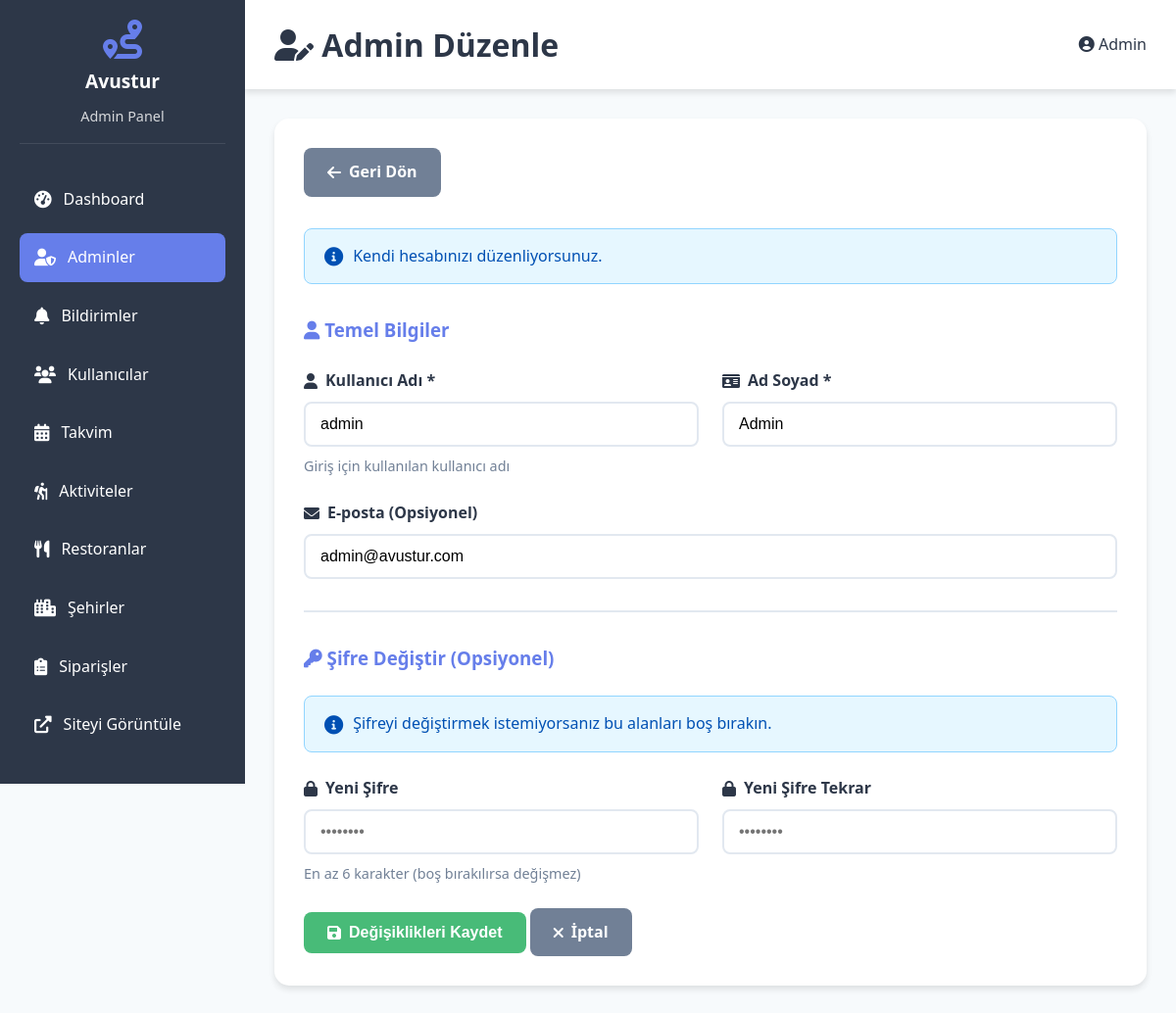
/admin/admin_duzenle.php?id=1 (signed in), run on the app's committed database.
### tables this page shows
CREATE TABLE adminler (
    id INT AUTO_INCREMENT PRIMARY KEY,
    kullanici_adi VARCHAR(50) UNIQUE NOT NULL,
    sifre VARCHAR(255) NOT NULL,
    ad_soyad VARCHAR(100) NOT NULL,
    email VARCHAR(100),
    kayit_tarihi TIMESTAMP DEFAULT CURRENT_TIMESTAMP,
    olusturma_tarihi DATETIME DEFAULT CURRENT_TIMESTAMP
);

### admin/admin_duzenle.php (the view, shortened to what this page needs)
<?php
require_once '../config.php';
$admin_id = (int)$_GET['id'];
$stmt = $db->prepare("SELECT * FROM adminler WHERE id = ?");
$stmt->execute([$admin_id]);
$admin = $stmt->fetch();
?>
<!DOCTYPE html>
<html lang="tr">
<head>
    <link rel="stylesheet" href="../assets/css/style.css">
    <link rel="stylesheet" href="https://cdnjs.cloudflare.com/ajax/libs/font-awesome/6.0.0/css/all.min.css">
</head>
<body class="admin-body">
    <?php include 'includes/sidebar.php'; ?>
    <div class="admin-content">
        <div class="admin-header">
            <h1>
                <i class="fas fa-user-edit"></i>
                Admin Düzenle
            </h1>
            <div class="admin-user">
                <i class="fas fa-user-circle"></i>
                <span><?php echo htmlspecialchars($_SESSION['admin_name']); ?></span>
            </div>
        </div>
        <div class="admin-card">
            <div style="margin-bottom: 2rem;">
                <a href="adminler.php" class="btn btn-secondary">
                    <i class="fas fa-arrow-left"></i>
                    Geri Dön
                </a>
            </div>
            <?php if ($admin_id == $_SESSION['admin_id']): ?>
                <div class="alert alert-info" style="margin-bottom: 2rem;">
                    <i class="fas fa-info-circle"></i>
                    Kendi hesabınızı düzenliyorsunuz.
                </div>
            <?php endif; ?>
            <form method="POST" class="form">
                <h3 style="margin-bottom: 1.5rem; color: var(--primary-color);">
                    <i class="fas fa-user"></i>
                    Temel Bilgiler
                </h3>
                <div class="form-grid">
                    <div class="form-group">
                        <label for="kullanici_adi">
                            <i class="fas fa-user"></i>
                            Kullanıcı Adı *
                        </label>
                        <input type="text"
                               id="kullanici_adi"
                               name="kullanici_adi"
                               value="<?php echo htmlspecialchars($admin['kullanici_adi']); ?>"
                               required
                               minlength="3">
                        <small>Giriş için kullanılan kullanıcı adı</small>
                    </div>
                    <div class="form-group">
                        <label for="ad_soyad">
                            <i class="fas fa-id-card"></i>
                            Ad Soyad *
                        </label>
                        <input type="text"
                               id="ad_soyad"
                               name="ad_soyad"
                               value="<?php echo htmlspecialchars($admin['ad_soyad']); ?>"
                               required>
                    </div>
                </div>
                <div class="form-group">
                    <label for="email">
                        <i class="fas fa-envelope"></i>
                        E-posta (Opsiyonel)
                    </label>
                    <input type="email"
                           id="email"
                           name="email"
                           value="<?php echo htmlspecialchars($admin['email'] ?? ''); ?>">
                </div>
                <hr style="margin: 2rem 0; border: none; border-top: 2px solid var(--border-color);">
                <h3 style="margin-bottom: 1.5rem; color: var(--primary-color);">
                    <i class="fas fa-key"></i>
                    Şifre Değiştir (Opsiyonel)
                </h3>
                <div class="alert alert-info" style="margin-bottom: 1.5rem;">
                    <i class="fas fa-info-circle"></i>
                    Şifreyi değiştirmek istemiyorsanız bu alanları boş bırakın.
                </div>
                <div class="form-grid">
                    <div class="form-group">
                        <label for="yeni_sifre">
                            <i class="fas fa-lock"></i>
                            Yeni Şifre
                        </label>
                        <input type="password"
                               id="yeni_sifre"
                               name="yeni_sifre"
                               minlength="6"
                               placeholder="••••••••">
                        <small>En az 6 karakter (boş bırakılırsa değişmez)</small>
                    </div>
                    <div class="form-group">
                        <label for="yeni_sifre_tekrar">
                            <i class="fas fa-lock"></i>
                            Yeni Şifre Tekrar
                        </label>
                        <input type="password"
                               id="yeni_sifre_tekrar"
                               name="yeni_sifre_tekrar"
                               minlength="6"
                               placeholder="••••••••">
                    </div>
                </div>
                <div class="form-actions">
                    <button type="submit" class="btn btn-success">
                        <i class="fas fa-save"></i>
                        Değişiklikleri Kaydet
                    </button>
                    <a href="adminler.php" class="btn btn-secondary">
                        <i class="fas fa-times"></i>
                        İptal
                    </a>
                </div>
            </form>
        </div>
    </div>
</body>
</html>

### assets/css/style.css (style rules this page uses)
* { margin: 0; padding: 0; box-sizing: border-box; }
:root { --primary-color: #667eea; --secondary-color: #764ba2; --success-color: #48bb78; --danger-color: #f56565; --warning-color: #ed8936; --info-color: #4299e1; --dark-color: #2d3748; --light-color: #f7fafc; --white-color: #ffffff; --text-color: #2d3748; --text-light: #718096; --border-color: #e2e8f0; --shadow: 0 4px 6px rgba(0, 0, 0, 0.1); --shadow-lg: 0 10px 25px rgba(0, 0, 0, 0.15); }
body { font-family: 'Segoe UI', Tahoma, Geneva, Verdana, sans-serif; line-height: 1.6; color: var(--text-color); background-color: var(--light-color); }
a { text-decoration: none; color: inherit; transition: all 0.3s ease; }
.btn { display: inline-flex; align-items: center; gap: 8px; padding: 12px 24px; border: none; border-radius: 8px; font-size: 1rem; font-weight: 600; cursor: pointer; transition: all 0.3s ease; text-align: center; }
.btn-secondary { background: var(--text-light); color: var(--white-color); }
.btn-success { background: var(--success-color); color: var(--white-color); }
.form-group { margin-bottom: 1.5rem; }
.form-group label { display: flex; align-items: center; gap: 8px; font-weight: 600; margin-bottom: 0.5rem; color: var(--dark-color); }
.form-group input, .form-group select, .form-group textarea { width: 100%; padding: 12px 15px; border: 2px solid var(--border-color); border-radius: 8px; font-size: 1rem; transition: all 0.3s ease; }
.form-group small { display: block; margin-top: 0.5rem; color: var(--text-light); font-size: 0.9rem; }
.alert { padding: 15px 20px; border-radius: 8px; margin-bottom: 1.5rem; display: flex; align-items: center; gap: 10px; }
.alert i { font-size: 1.2rem; }
.alert-info { background: #bee3f8; color: #2c5282; border-left: 4px solid var(--info-color); }
.admin-content { margin-left: 250px; padding: 30px; min-height: 100vh; background: var(--light-color); }
.admin-header { background: var(--white-color); padding: 20px 30px; margin: -30px -30px 30px -30px; box-shadow: var(--shadow); display: flex; justify-content: space-between; align-items: center; }
.admin-header h1 { color: var(--dark-color); }
.admin-card { background: var(--white-color); padding: 30px; border-radius: 15px; box-shadow: var(--shadow); margin-bottom: 30px; }
.form-grid { display: grid; grid-template-columns: repeat(2, 1fr); gap: 1.5rem; }
.alert-info { background-color: #e6f7ff; border: 1px solid #91d5ff; color: #0050b3; }

### data on the page
adminler: kullanici_adi "admin", ad_soyad "Admin", email "admin@avustur.com"

### other printed values
SITE_NAME "Avustur"
$_SESSION['admin_name'] "Admin"
